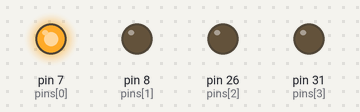
The sketch below on a simulated Arduino Mega 2560, built with avr-gcc and run on an emulated ATmega2560. Parts: output pins drawn as LEDs (lit = HIGH).

Above: at 0.5 s.
At 1.5 s:
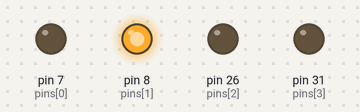
At 2.5 s:
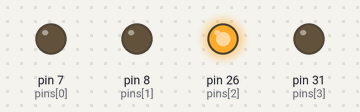
At 3.5 s:
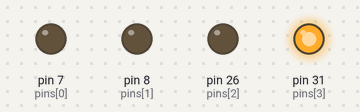
Timing chart, 0 to 5.2 s (numbered marks = the images above):
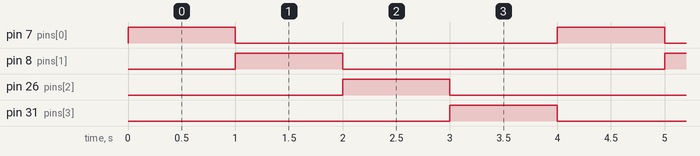

Measured:
- by itself, pin 7 (pins[0]), pin 8 (pins[1]), pin 26 (pins[2]), pin 31 (pins[3]): alternates HIGH for 1.0 s and LOW for 3.0 s
- by itself, everything shown: repeats every 4.0 s, in 5 steps

The sketch:

LevelShifterTtest.ino
```cpp
int pins[] = {7, 8, 26, 31};

void setup() {
  // put your setup code here, to run once:
  for (int i = 0; i < 4; i++) {
    pinMode(pins[i], OUTPUT);
    digitalWrite(pins[i], LOW);
  }

//  pinMode(8, OUTPUT);
//  digitalWrite(8, HIGH);

}

void loop() {
  // put your main code here, to run repeatedly:
//  for (int i = 0; i < 4; i++) digitalWrite(pins[i], HIGH);
//  delay(1000);
//  for (int i = 0; i < 4; i++) digitalWrite(pins[i], LOW);
//  delay(1000);

  for (int i = 0; i < 4; i++) {
    digitalWrite(pins[i], HIGH);
    delay(1000);
    digitalWrite(pins[i], LOW);
  }

}
```
